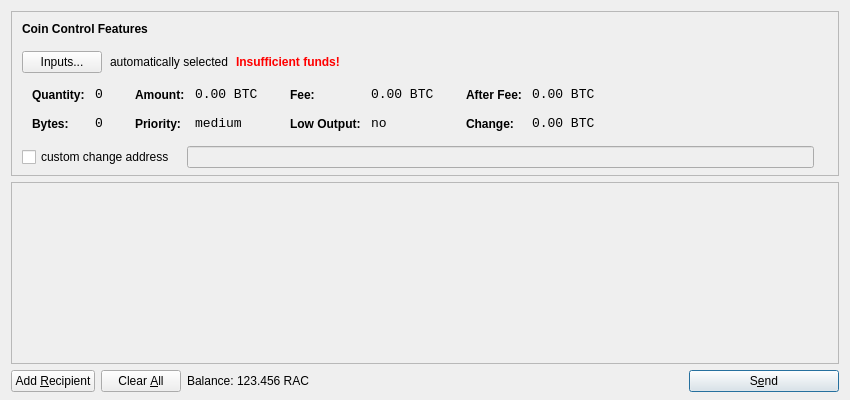
<?xml version="1.0" encoding="UTF-8"?>
<ui version="4.0">
 <class>SendCoinsDialog</class>
 <widget class="QDialog" name="SendCoinsDialog">
  <property name="geometry">
   <rect>
    <x>0</x>
    <y>0</y>
    <width>850</width>
    <height>400</height>
   </rect>
  </property>
  <property name="windowTitle">
   <string>Send Coins</string>
  </property>
  <layout class="QVBoxLayout" name="verticalLayout" stretch="0,1,0">
   <property name="bottomMargin">
    <number>8</number>
   </property>
   <item>
    <widget class="QFrame" name="frameCoinControl">
     <property name="sizePolicy">
      <sizepolicy hsizetype="Expanding" vsizetype="Expanding">
       <horstretch>0</horstretch>
       <verstretch>0</verstretch>
      </sizepolicy>
     </property>
     <property name="maximumSize">
      <size>
       <width>16777215</width>
       <height>16777215</height>
      </size>
     </property>
     <property name="frameShape">
      <enum>QFrame::StyledPanel</enum>
     </property>
     <property name="frameShadow">
      <enum>QFrame::Sunken</enum>
     </property>
     <layout class="QVBoxLayout" name="verticalLayoutCoinControl2">
      <property name="spacing">
       <number>-1</number>
      </property>
      <property name="leftMargin">
       <number>0</number>
      </property>
      <property name="topMargin">
       <number>0</number>
      </property>
      <property name="rightMargin">
       <number>0</number>
      </property>
      <property name="bottomMargin">
       <number>6</number>
      </property>
      <item>
       <layout class="QVBoxLayout" name="verticalLayoutCoinControl" stretch="0,0,0,0,1">
        <property name="spacing">
         <number>0</number>
        </property>
        <property name="leftMargin">
         <number>10</number>
        </property>
        <property name="topMargin">
         <number>10</number>
        </property>
        <item>
         <layout class="QHBoxLayout" name="horizontalLayoutCoinControl1">
          <property name="bottomMargin">
           <number>15</number>
          </property>
          <item>
           <widget class="QLabel" name="labelCoinControlFeatures">
            <property name="sizePolicy">
             <sizepolicy hsizetype="Preferred" vsizetype="Maximum">
              <horstretch>0</horstretch>
              <verstretch>0</verstretch>
             </sizepolicy>
            </property>
            <property name="font">
             <font>
              <weight>75</weight>
              <bold>true</bold>
             </font>
            </property>
            <property name="styleSheet">
             <string notr="true">font-weight:bold;</string>
            </property>
            <property name="text">
             <string>Coin Control Features</string>
            </property>
           </widget>
          </item>
         </layout>
        </item>
        <item>
         <layout class="QHBoxLayout" name="horizontalLayoutCoinControl2" stretch="0,0,0,0">
          <property name="spacing">
           <number>8</number>
          </property>
          <property name="bottomMargin">
           <number>10</number>
          </property>
          <item>
           <widget class="QPushButton" name="pushButtonCoinControl">
            <property name="styleSheet">
             <string notr="true"/>
            </property>
            <property name="text">
             <string>Inputs...</string>
            </property>
           </widget>
          </item>
          <item>
           <widget class="QLabel" name="labelCoinControlAutomaticallySelected">
            <property name="text">
             <string>automatically selected</string>
            </property>
            <property name="margin">
             <number>5</number>
            </property>
           </widget>
          </item>
          <item>
           <widget class="QLabel" name="labelCoinControlInsuffFunds">
            <property name="font">
             <font>
              <weight>75</weight>
              <bold>true</bold>
             </font>
            </property>
            <property name="styleSheet">
             <string notr="true">color:red;font-weight:bold;</string>
            </property>
            <property name="text">
             <string>Insufficient funds!</string>
            </property>
            <property name="margin">
             <number>5</number>
            </property>
           </widget>
          </item>
          <item>
           <spacer name="horizontalSpacerCoinControl">
            <property name="orientation">
             <enum>Qt::Horizontal</enum>
            </property>
            <property name="sizeHint" stdset="0">
             <size>
              <width>40</width>
              <height>1</height>
             </size>
            </property>
           </spacer>
          </item>
         </layout>
        </item>
        <item>
         <widget class="QWidget" name="widgetCoinControl" native="true">
          <property name="sizePolicy">
           <sizepolicy hsizetype="Preferred" vsizetype="Preferred">
            <horstretch>0</horstretch>
            <verstretch>0</verstretch>
           </sizepolicy>
          </property>
          <property name="minimumSize">
           <size>
            <width>0</width>
            <height>0</height>
           </size>
          </property>
          <property name="styleSheet">
           <string notr="true"/>
          </property>
          <layout class="QHBoxLayout" name="horizontalLayoutCoinControl5">
           <property name="margin">
            <number>0</number>
           </property>
           <item>
            <layout class="QHBoxLayout" name="horizontalLayoutCoinControl3" stretch="0,0,0,1">
             <property name="spacing">
              <number>20</number>
             </property>
             <property name="topMargin">
              <number>0</number>
             </property>
             <property name="bottomMargin">
              <number>10</number>
             </property>
             <item>
              <layout class="QFormLayout" name="formLayoutCoinControl1">
               <property name="horizontalSpacing">
                <number>10</number>
               </property>
               <property name="verticalSpacing">
                <number>14</number>
               </property>
               <property name="leftMargin">
                <number>10</number>
               </property>
               <property name="topMargin">
                <number>4</number>
               </property>
               <property name="rightMargin">
                <number>6</number>
               </property>
               <item row="0" column="0">
                <widget class="QLabel" name="labelCoinControlQuantityText">
                 <property name="styleSheet">
                  <string notr="true">font-weight:bold;</string>
                 </property>
                 <property name="text">
                  <string>Quantity:</string>
                 </property>
                 <property name="margin">
                  <number>0</number>
                 </property>
                </widget>
               </item>
               <item row="0" column="1">
                <widget class="QLabel" name="labelCoinControlQuantity">
                 <property name="font">
                  <font>
                   <family>Monospace</family>
                   <pointsize>10</pointsize>
                  </font>
                 </property>
                 <property name="cursor">
                  <cursorShape>IBeamCursor</cursorShape>
                 </property>
                 <property name="contextMenuPolicy">
                  <enum>Qt::ActionsContextMenu</enum>
                 </property>
                 <property name="text">
                  <string notr="true">0</string>
                 </property>
                 <property name="margin">
                  <number>0</number>
                 </property>
                 <property name="textInteractionFlags">
                  <set>Qt::LinksAccessibleByMouse|Qt::TextSelectableByKeyboard|Qt::TextSelectableByMouse</set>
                 </property>
                </widget>
               </item>
               <item row="1" column="0">
                <widget class="QLabel" name="labelCoinControlBytesText">
                 <property name="styleSheet">
                  <string notr="true">font-weight:bold;</string>
                 </property>
                 <property name="text">
                  <string>Bytes:</string>
                 </property>
                </widget>
               </item>
               <item row="1" column="1">
                <widget class="QLabel" name="labelCoinControlBytes">
                 <property name="font">
                  <font>
                   <family>Monospace</family>
                   <pointsize>10</pointsize>
                  </font>
                 </property>
                 <property name="cursor">
                  <cursorShape>IBeamCursor</cursorShape>
                 </property>
                 <property name="contextMenuPolicy">
                  <enum>Qt::ActionsContextMenu</enum>
                 </property>
                 <property name="text">
                  <string notr="true">0</string>
                 </property>
                 <property name="textInteractionFlags">
                  <set>Qt::LinksAccessibleByMouse|Qt::TextSelectableByKeyboard|Qt::TextSelectableByMouse</set>
                 </property>
                </widget>
               </item>
              </layout>
             </item>
             <item>
              <layout class="QFormLayout" name="formLayoutCoinControl2">
               <property name="horizontalSpacing">
                <number>10</number>
               </property>
               <property name="verticalSpacing">
                <number>14</number>
               </property>
               <property name="leftMargin">
                <number>6</number>
               </property>
               <property name="topMargin">
                <number>4</number>
               </property>
               <property name="rightMargin">
                <number>6</number>
               </property>
               <item row="0" column="0">
                <widget class="QLabel" name="labelCoinControlAmountText">
                 <property name="styleSheet">
                  <string notr="true">font-weight:bold;</string>
                 </property>
                 <property name="text">
                  <string>Amount:</string>
                 </property>
                 <property name="margin">
                  <number>0</number>
                 </property>
                </widget>
               </item>
               <item row="0" column="1">
                <widget class="QLabel" name="labelCoinControlAmount">
                 <property name="font">
                  <font>
                   <family>Monospace</family>
                   <pointsize>10</pointsize>
                  </font>
                 </property>
                 <property name="cursor">
                  <cursorShape>IBeamCursor</cursorShape>
                 </property>
                 <property name="contextMenuPolicy">
                  <enum>Qt::ActionsContextMenu</enum>
                 </property>
                 <property name="text">
                  <string notr="true">0.00 BTC</string>
                 </property>
                 <property name="textInteractionFlags">
                  <set>Qt::LinksAccessibleByMouse|Qt::TextSelectableByKeyboard|Qt::TextSelectableByMouse</set>
                 </property>
                </widget>
               </item>
               <item row="1" column="0">
                <widget class="QLabel" name="labelCoinControlPriorityText">
                 <property name="styleSheet">
                  <string notr="true">font-weight:bold;</string>
                 </property>
                 <property name="text">
                  <string>Priority:</string>
                 </property>
                </widget>
               </item>
               <item row="1" column="1">
                <widget class="QLabel" name="labelCoinControlPriority">
                 <property name="font">
                  <font>
                   <family>Monospace</family>
                   <pointsize>10</pointsize>
                  </font>
                 </property>
                 <property name="cursor">
                  <cursorShape>IBeamCursor</cursorShape>
                 </property>
                 <property name="contextMenuPolicy">
                  <enum>Qt::ActionsContextMenu</enum>
                 </property>
                 <property name="text">
                  <string>medium</string>
                 </property>
                 <property name="textInteractionFlags">
                  <set>Qt::LinksAccessibleByMouse|Qt::TextSelectableByKeyboard|Qt::TextSelectableByMouse</set>
                 </property>
                </widget>
               </item>
              </layout>
             </item>
             <item>
              <layout class="QFormLayout" name="formLayoutCoinControl3">
               <property name="horizontalSpacing">
                <number>10</number>
               </property>
               <property name="verticalSpacing">
                <number>14</number>
               </property>
               <property name="leftMargin">
                <number>6</number>
               </property>
               <property name="topMargin">
                <number>4</number>
               </property>
               <property name="rightMargin">
                <number>6</number>
               </property>
               <item row="0" column="0">
                <widget class="QLabel" name="labelCoinControlFeeText">
                 <property name="styleSheet">
                  <string notr="true">font-weight:bold;</string>
                 </property>
                 <property name="text">
                  <string>Fee:</string>
                 </property>
                 <property name="margin">
                  <number>0</number>
                 </property>
                </widget>
               </item>
               <item row="0" column="1">
                <widget class="QLabel" name="labelCoinControlFee">
                 <property name="font">
                  <font>
                   <family>Monospace</family>
                   <pointsize>10</pointsize>
                  </font>
                 </property>
                 <property name="cursor">
                  <cursorShape>IBeamCursor</cursorShape>
                 </property>
                 <property name="contextMenuPolicy">
                  <enum>Qt::ActionsContextMenu</enum>
                 </property>
                 <property name="text">
                  <string notr="true">0.00 BTC</string>
                 </property>
                 <property name="textInteractionFlags">
                  <set>Qt::LinksAccessibleByMouse|Qt::TextSelectableByKeyboard|Qt::TextSelectableByMouse</set>
                 </property>
                </widget>
               </item>
               <item row="1" column="0">
                <widget class="QLabel" name="labelCoinControlLowOutputText">
                 <property name="styleSheet">
                  <string notr="true">font-weight:bold;</string>
                 </property>
                 <property name="text">
                  <string>Low Output:</string>
                 </property>
                </widget>
               </item>
               <item row="1" column="1">
                <widget class="QLabel" name="labelCoinControlLowOutput">
                 <property name="font">
                  <font>
                   <family>Monospace</family>
                   <pointsize>10</pointsize>
                  </font>
                 </property>
                 <property name="cursor">
                  <cursorShape>IBeamCursor</cursorShape>
                 </property>
                 <property name="contextMenuPolicy">
                  <enum>Qt::ActionsContextMenu</enum>
                 </property>
                 <property name="text">
                  <string>no</string>
                 </property>
                 <property name="textInteractionFlags">
                  <set>Qt::LinksAccessibleByMouse|Qt::TextSelectableByKeyboard|Qt::TextSelectableByMouse</set>
                 </property>
                </widget>
               </item>
              </layout>
             </item>
             <item>
              <layout class="QFormLayout" name="formLayoutCoinControl4">
               <property name="horizontalSpacing">
                <number>10</number>
               </property>
               <property name="verticalSpacing">
                <number>14</number>
               </property>
               <property name="leftMargin">
                <number>6</number>
               </property>
               <property name="topMargin">
                <number>4</number>
               </property>
               <property name="rightMargin">
                <number>6</number>
               </property>
               <item row="0" column="0">
                <widget class="QLabel" name="labelCoinControlAfterFeeText">
                 <property name="styleSheet">
                  <string notr="true">font-weight:bold;</string>
                 </property>
                 <property name="text">
                  <string>After Fee:</string>
                 </property>
                 <property name="margin">
                  <number>0</number>
                 </property>
                </widget>
               </item>
               <item row="0" column="1">
                <widget class="QLabel" name="labelCoinControlAfterFee">
                 <property name="font">
                  <font>
                   <family>Monospace</family>
                   <pointsize>10</pointsize>
                  </font>
                 </property>
                 <property name="cursor">
                  <cursorShape>IBeamCursor</cursorShape>
                 </property>
                 <property name="contextMenuPolicy">
                  <enum>Qt::ActionsContextMenu</enum>
                 </property>
                 <property name="text">
                  <string notr="true">0.00 BTC</string>
                 </property>
                 <property name="textInteractionFlags">
                  <set>Qt::LinksAccessibleByMouse|Qt::TextSelectableByKeyboard|Qt::TextSelectableByMouse</set>
                 </property>
                </widget>
               </item>
               <item row="1" column="0">
                <widget class="QLabel" name="labelCoinControlChangeText">
                 <property name="styleSheet">
                  <string notr="true">font-weight:bold;</string>
                 </property>
                 <property name="text">
                  <string>Change:</string>
                 </property>
                </widget>
               </item>
               <item row="1" column="1">
                <widget class="QLabel" name="labelCoinControlChange">
                 <property name="font">
                  <font>
                   <family>Monospace</family>
                   <pointsize>10</pointsize>
                  </font>
                 </property>
                 <property name="cursor">
                  <cursorShape>IBeamCursor</cursorShape>
                 </property>
                 <property name="contextMenuPolicy">
                  <enum>Qt::ActionsContextMenu</enum>
                 </property>
                 <property name="text">
                  <string notr="true">0.00 BTC</string>
                 </property>
                 <property name="textInteractionFlags">
                  <set>Qt::LinksAccessibleByMouse|Qt::TextSelectableByKeyboard|Qt::TextSelectableByMouse</set>
                 </property>
                </widget>
               </item>
              </layout>
             </item>
            </layout>
           </item>
          </layout>
         </widget>
        </item>
        <item>
         <layout class="QHBoxLayout" name="horizontalLayoutCoinControl4" stretch="0,0,0">
          <property name="spacing">
           <number>12</number>
          </property>
          <property name="sizeConstraint">
           <enum>QLayout::SetDefaultConstraint</enum>
          </property>
          <property name="topMargin">
           <number>5</number>
          </property>
          <property name="rightMargin">
           <number>5</number>
          </property>
          <item>
           <widget class="QCheckBox" name="checkBoxCoinControlChange">
            <property name="text">
             <string>custom change address</string>
            </property>
           </widget>
          </item>
          <item>
           <widget class="QLineEdit" name="lineEditCoinControlChange">
            <property name="enabled">
             <bool>false</bool>
            </property>
            <property name="sizePolicy">
             <sizepolicy hsizetype="Expanding" vsizetype="Fixed">
              <horstretch>0</horstretch>
              <verstretch>0</verstretch>
             </sizepolicy>
            </property>
           </widget>
          </item>
          <item>
           <widget class="QLabel" name="labelCoinControlChangeLabel">
            <property name="sizePolicy">
             <sizepolicy hsizetype="Preferred" vsizetype="Expanding">
              <horstretch>0</horstretch>
              <verstretch>0</verstretch>
             </sizepolicy>
            </property>
            <property name="minimumSize">
             <size>
              <width>0</width>
              <height>0</height>
             </size>
            </property>
            <property name="text">
             <string/>
            </property>
            <property name="margin">
             <number>3</number>
            </property>
           </widget>
          </item>
         </layout>
        </item>
        <item>
         <spacer name="verticalSpacerCoinControl">
          <property name="orientation">
           <enum>Qt::Vertical</enum>
          </property>
          <property name="sizeHint" stdset="0">
           <size>
            <width>800</width>
            <height>1</height>
           </size>
          </property>
         </spacer>
        </item>
       </layout>
      </item>
     </layout>
    </widget>
   </item>
   <item>
    <widget class="QScrollArea" name="scrollArea">
     <property name="widgetResizable">
      <bool>true</bool>
     </property>
     <widget class="QWidget" name="scrollAreaWidgetContents">
      <property name="geometry">
       <rect>
        <x>0</x>
        <y>0</y>
        <width>830</width>
        <height>165</height>
       </rect>
      </property>
      <layout class="QVBoxLayout" name="verticalLayout_2">
       <property name="margin">
        <number>0</number>
       </property>
       <item>
        <layout class="QVBoxLayout" name="entries">
         <property name="spacing">
          <number>6</number>
         </property>
        </layout>
       </item>
       <item>
        <spacer name="verticalSpacer">
         <property name="orientation">
          <enum>Qt::Vertical</enum>
         </property>
         <property name="sizeHint" stdset="0">
          <size>
           <width>20</width>
           <height>40</height>
          </size>
         </property>
        </spacer>
       </item>
      </layout>
     </widget>
    </widget>
   </item>
   <item>
    <layout class="QHBoxLayout" name="horizontalLayout">
     <item>
      <widget class="QPushButton" name="addButton">
       <property name="toolTip">
        <string>Send to multiple recipients at once</string>
       </property>
       <property name="text">
        <string>Add &amp;Recipient</string>
       </property>
       <property name="icon">
        <iconset resource="../bitcoin.qrc">
         <normaloff>:/icons/add</normaloff>:/icons/add</iconset>
       </property>
       <property name="autoDefault">
        <bool>false</bool>
       </property>
      </widget>
     </item>
     <item>
      <widget class="QPushButton" name="clearButton">
       <property name="sizePolicy">
        <sizepolicy hsizetype="Minimum" vsizetype="Fixed">
         <horstretch>0</horstretch>
         <verstretch>0</verstretch>
        </sizepolicy>
       </property>
       <property name="toolTip">
        <string>Remove all transaction fields</string>
       </property>
       <property name="text">
        <string>Clear &amp;All</string>
       </property>
       <property name="icon">
        <iconset resource="../bitcoin.qrc">
         <normaloff>:/icons/remove</normaloff>:/icons/remove</iconset>
       </property>
       <property name="autoRepeatDelay">
        <number>300</number>
       </property>
       <property name="autoDefault">
        <bool>false</bool>
       </property>
      </widget>
     </item>
     <item>
      <layout class="QHBoxLayout" name="horizontalLayout_2">
       <property name="spacing">
        <number>3</number>
       </property>
       <item>
        <widget class="QLabel" name="label">
         <property name="text">
          <string>Balance:</string>
         </property>
        </widget>
       </item>
       <item>
        <widget class="QLabel" name="labelBalance">
         <property name="cursor">
          <cursorShape>IBeamCursor</cursorShape>
         </property>
         <property name="text">
          <string>123.456 RAC</string>
         </property>
         <property name="textInteractionFlags">
          <set>Qt::LinksAccessibleByMouse|Qt::TextSelectableByKeyboard|Qt::TextSelectableByMouse</set>
         </property>
        </widget>
       </item>
      </layout>
     </item>
     <item>
      <spacer name="horizontalSpacer">
       <property name="orientation">
        <enum>Qt::Horizontal</enum>
       </property>
       <property name="sizeHint" stdset="0">
        <size>
         <width>40</width>
         <height>20</height>
        </size>
       </property>
      </spacer>
     </item>
     <item>
      <widget class="QPushButton" name="sendButton">
       <property name="minimumSize">
        <size>
         <width>150</width>
         <height>0</height>
        </size>
       </property>
       <property name="toolTip">
        <string>Confirm the send action</string>
       </property>
       <property name="text">
        <string>S&amp;end</string>
       </property>
       <property name="icon">
        <iconset resource="../bitcoin.qrc">
         <normaloff>:/icons/send</normaloff>:/icons/send</iconset>
       </property>
       <property name="default">
        <bool>true</bool>
       </property>
      </widget>
     </item>
    </layout>
   </item>
  </layout>
 </widget>
 <resources>
  <include location="../bitcoin.qrc"/>
 </resources>
 <connections/>
</ui>
